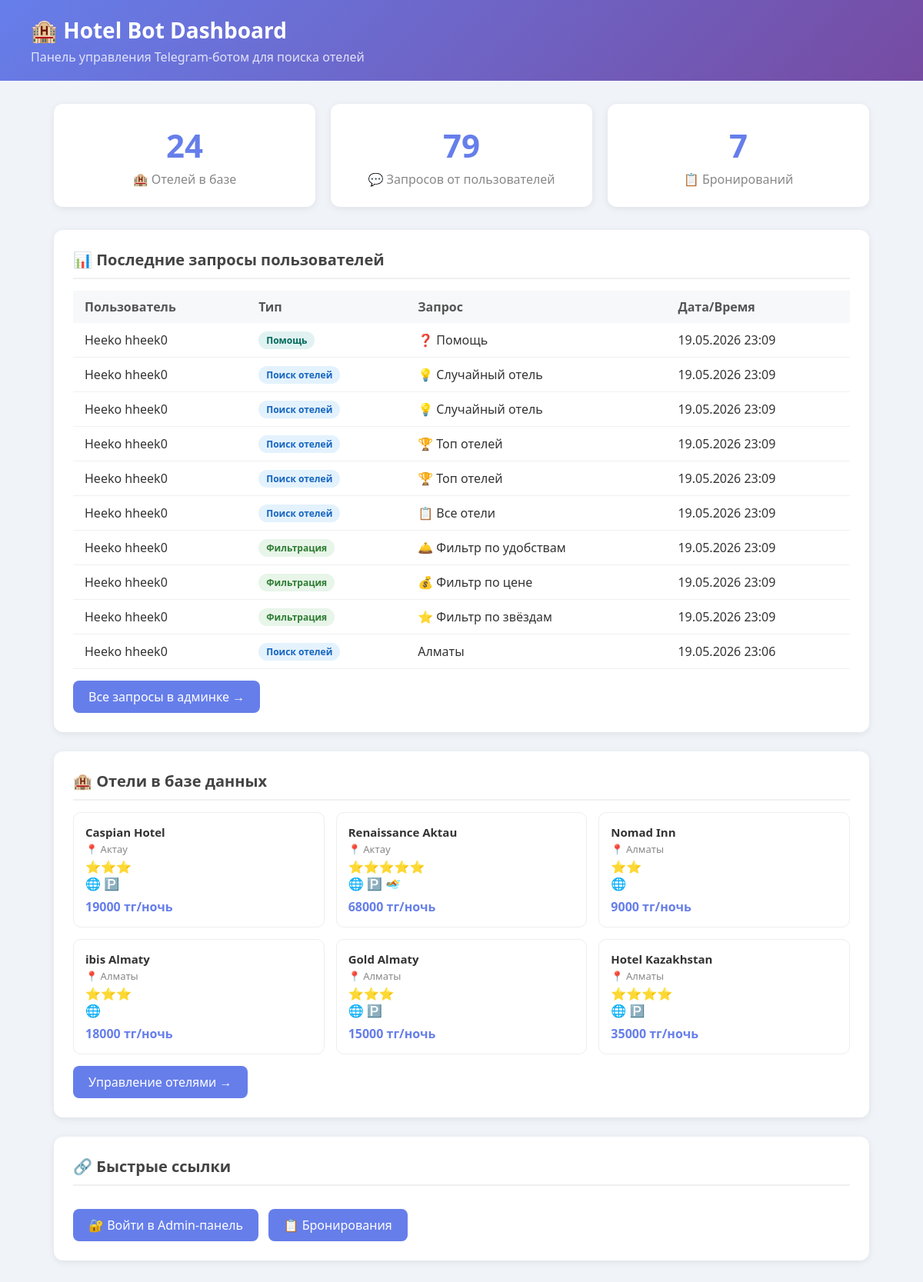
The page / on the database its author committed.
### hotels_app/models.py (models this page shows, shortened)
class UserQuery(models.Model):
    QUERY_TYPES = [
        ('search', 'Поиск отелей'),
        ('filter', 'Фильтрация'),
        ('info', 'Информация об отеле'),
        ('start', 'Старт бота'),
        ('help', 'Помощь'),
    ]
    telegram_user_id = models.BigIntegerField(verbose_name='ID пользователя Telegram')
    telegram_username = models.CharField(max_length=100, verbose_name='Юзернейм', blank=True)
    first_name = models.CharField(max_length=100, verbose_name='Имя', blank=True)
    query_type = models.CharField(max_length=20, choices=QUERY_TYPES, verbose_name='Тип запроса')
    query_text = models.TextField(verbose_name='Текст запроса')
    response_text = models.TextField(verbose_name='Ответ бота', blank=True)
    created_at = models.DateTimeField(auto_now_add=True, verbose_name='Дата и время')
    class Meta:
        verbose_name = 'Запрос пользователя'
        verbose_name_plural = 'Запросы пользователей'
        ordering = ['-created_at']

class Hotel(models.Model):
    name = models.CharField(max_length=200, verbose_name='Название')
    city = models.CharField(max_length=100, verbose_name='Город')
    stars = models.IntegerField(choices=[(i, i) for i in range(1, 6)], verbose_name='Звёзды')
    price_per_night = models.DecimalField(max_digits=10, decimal_places=2, verbose_name='Цена за ночь (тенге)')
    description = models.TextField(verbose_name='Описание', blank=True)
    address = models.CharField(max_length=300, verbose_name='Адрес', blank=True)
    phone = models.CharField(max_length=50, verbose_name='Телефон', blank=True)
    has_wifi = models.BooleanField(default=True, verbose_name='WiFi')
    has_parking = models.BooleanField(default=False, verbose_name='Парковка')
    has_pool = models.BooleanField(default=False, verbose_name='Бассейн')
    is_available = models.BooleanField(default=True, verbose_name='Доступен для бронирования')
    created_at = models.DateTimeField(auto_now_add=True)
    class Meta:
        verbose_name = 'Отель'
        verbose_name_plural = 'Отели'
        ordering = ['city', 'stars']
    def stars_display(self):
        return '⭐' * self.stars

### hotels_app/views.py (the view)
def index(request):
    stats = {
        'total_hotels': Hotel.objects.count(),
        'total_queries': UserQuery.objects.count(),
        'total_bookings': Booking.objects.count(),
        'cities': Hotel.objects.values_list('city', flat=True).distinct(),
    }
    recent_queries = UserQuery.objects.order_by('-created_at')[:10]
    hotels = Hotel.objects.filter(is_available=True)[:6]
    return render(request, 'hotels_app/index.html', {
        'stats': stats,
        'recent_queries': recent_queries,
        'hotels': hotels,
    })

### templates/hotels_app/index.html (shortened to what this page needs)
<!DOCTYPE html>
<html lang="ru">
<head>
</head>
<body>
<header>
    <h1>🏨 Hotel Bot Dashboard</h1>
    <p>Панель управления Telegram-ботом для поиска отелей</p>
</header>
<div class="container">
    <div class="stats">
        <div class="stat-card">
            <div class="number">{{ stats.total_hotels }}</div>
            <div class="label">🏨 Отелей в базе</div>
        </div>
        <div class="stat-card">
            <div class="number">{{ stats.total_queries }}</div>
            <div class="label">💬 Запросов от пользователей</div>
        </div>
        <div class="stat-card">
            <div class="number">{{ stats.total_bookings }}</div>
            <div class="label">📋 Бронирований</div>
        </div>
    </div>
    <div class="section">
        <h2>📊 Последние запросы пользователей</h2>
        {% if recent_queries %}
        <table>
            <thead>
                <tr>
                    <th>Пользователь</th>
                    <th>Тип</th>
                    <th>Запрос</th>
                    <th>Дата/Время</th>
                </tr>
            </thead>
            <tbody>
                {% for q in recent_queries %}
                <tr>
                    <td>{{ q.first_name }} {{ q.telegram_username|default:"" }}</td>
                    <td><span class="badge badge-{{ q.query_type }}">{{ q.get_query_type_display }}</span></td>
                    <td>{{ q.query_text|truncatechars:50 }}</td>
                    <td>{{ q.created_at|date:"d.m.Y H:i" }}</td>
                </tr>
                {% endfor %}
            </tbody>
        </table>
        {% else %}
        <p style="color:#aaa; padding:20px 0;">Запросов пока нет. Запустите бота и напишите ему!</p>
        {% endif %}
        <a href="/admin/hotels_app/userquery/" class="admin-btn">Все запросы в админке →</a>
    </div>
    <div class="section">
        <h2>🏨 Отели в базе данных</h2>
        <div class="hotel-grid">
            {% for hotel in hotels %}
            <div class="hotel-card">
                <div class="hotel-name">{{ hotel.name }}</div>
                <div class="hotel-city">📍 {{ hotel.city }}</div>
                <div>{{ hotel.stars_display }}</div>
                {% if hotel.has_wifi %}🌐{% endif %}
                {% if hotel.has_parking %}🅿️{% endif %}
                {% if hotel.has_pool %}🏊{% endif %}
                <div class="hotel-price">{{ hotel.price_per_night|floatformat:0 }} тг/ночь</div>
            </div>
            {% endfor %}
        </div>
        <a href="/admin/hotels_app/hotel/" class="admin-btn">Управление отелями →</a>
    </div>
    <div class="section">
        <h2>🔗 Быстрые ссылки</h2>
        <a href="/admin/" class="admin-btn">🔐 Войти в Admin-панель</a>
        <a href="/admin/hotels_app/booking/" class="admin-btn">📋 Бронирования</a>
    </div>
</div>
</body>
</html>

### templates/hotels_app/index.html (style rules this page uses)
* { margin: 0; padding: 0; box-sizing: border-box; }
body { font-family: 'Segoe UI', sans-serif; background: #f0f4f8; color: #333; }
header { background: linear-gradient(135deg, #667eea 0%, #764ba2 100%); color: white; padding: 20px 40px; }
header h1 { font-size: 28px; }
header p { opacity: 0.8; margin-top: 5px; }
.container { max-width: 1100px; margin: 30px auto; padding: 0 20px; }
.stats { display: grid; grid-template-columns: repeat(3, 1fr); gap: 20px; margin-bottom: 30px; }
.stat-card { background: white; border-radius: 12px; padding: 25px; text-align: center; box-shadow: 0 2px 10px rgba(0,0,0,0.08); }
.stat-card .number { font-size: 42px; font-weight: bold; color: #667eea; }
.stat-card .label { color: #888; margin-top: 5px; }
.section { background: white; border-radius: 12px; padding: 25px; margin-bottom: 25px; box-shadow: 0 2px 10px rgba(0,0,0,0.08); }
.section h2 { font-size: 20px; margin-bottom: 15px; color: #444; border-bottom: 2px solid #f0f0f0; padding-bottom: 10px; }
table { width: 100%; border-collapse: collapse; }
th { background: #f7f8fa; padding: 10px 15px; text-align: left; font-weight: 600; color: #555; }
td { padding: 10px 15px; border-bottom: 1px solid #f0f0f0; }
.badge { display: inline-block; padding: 3px 10px; border-radius: 20px; font-size: 12px; font-weight: 600; }
.badge-search { background: #e3f2fd; color: #1565c0; }
.badge-filter { background: #e8f5e9; color: #2e7d32; }
.badge-help { background: #e0f2f1; color: #00695c; }
.hotel-grid { display: grid; grid-template-columns: repeat(3, 1fr); gap: 15px; }
.hotel-card { border: 1px solid #eee; border-radius: 10px; padding: 15px; }
.hotel-name { font-weight: bold; font-size: 15px; }
.hotel-city { color: #888; font-size: 13px; margin: 3px 0; }
.hotel-price { color: #667eea; font-weight: bold; margin-top: 8px; }
.admin-btn { display: inline-block; background: #667eea; color: white; padding: 10px 20px; border-radius: 8px; text-decoration: none; margin-top: 15px; }

### rows shown on the page
UserQuery: first_name "Heeko", telegram_username "hheek0", query_type "Помощь", query_text "❓ Помощь", created_at "19.05.2026 23:09"
UserQuery: first_name "Heeko", telegram_username "hheek0", query_type "Поиск отелей", query_text "💡 Случайный отель", created_at "19.05.2026 23:09"
UserQuery: first_name "Heeko", telegram_username "hheek0", query_type "Поиск отелей", query_text "💡 Случайный отель", created_at "19.05.2026 23:09"
UserQuery: first_name "Heeko", telegram_username "hheek0", query_type "Поиск отелей", query_text "🏆 Топ отелей", created_at "19.05.2026 23:09"
UserQuery: first_name "Heeko", telegram_username "hheek0", query_type "Поиск отелей", query_text "🏆 Топ отелей", created_at "19.05.2026 23:09"
UserQuery: first_name "Heeko", telegram_username "hheek0", query_type "Поиск отелей", query_text "📋 Все отели", created_at "19.05.2026 23:09"
UserQuery: first_name "Heeko", telegram_username "hheek0", query_type "Фильтрация", query_text "🛎️ Фильтр по удобствам", created_at "19.05.2026 23:09"
UserQuery: first_name "Heeko", telegram_username "hheek0", query_type "Фильтрация", query_text "💰 Фильтр по цене", created_at "19.05.2026 23:09"
UserQuery: first_name "Heeko", telegram_username "hheek0", query_type "Фильтрация", query_text "⭐ Фильтр по звёздам", created_at "19.05.2026 23:09"
UserQuery: first_name "Heeko", telegram_username "hheek0", query_type "Поиск отелей", query_text "Алматы", created_at "19.05.2026 23:06"
Hotel: name "Caspian Hotel", city "Актау", stars_display "⭐⭐⭐", price_per_night "19000"
Hotel: name "Renaissance Aktau", city "Актау", stars_display "⭐⭐⭐⭐⭐", price_per_night "68000"
Hotel: name "Nomad Inn", city "Алматы", stars_display "⭐⭐", price_per_night "9000"
Hotel: name "ibis Almaty", city "Алматы", stars_display "⭐⭐⭐", price_per_night "18000"
Hotel: name "Gold Almaty", city "Алматы", stars_display "⭐⭐⭐", price_per_night "15000"
Hotel: name "Hotel Kazakhstan", city "Алматы", stars_display "⭐⭐⭐⭐", price_per_night "35000"

### other values the page prints
{{ stats.total_hotels }} "24"
{{ stats.total_queries }} "79"
{{ stats.total_bookings }} "7"
